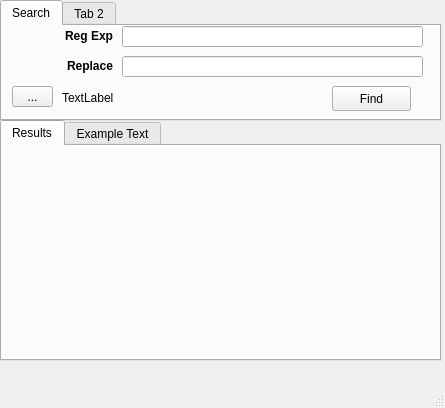
<?xml version="1.0" encoding="UTF-8"?>
<ui version="4.0">
 <class>MainWindow</class>
 <widget class="QMainWindow" name="MainWindow">
  <property name="geometry">
   <rect>
    <x>0</x>
    <y>0</y>
    <width>445</width>
    <height>408</height>
   </rect>
  </property>
  <property name="windowTitle">
   <string>MainWindow</string>
  </property>
  <widget class="QWidget" name="centralwidget">
   <widget class="QTabWidget" name="tabWidget">
    <property name="geometry">
     <rect>
      <x>0</x>
      <y>120</y>
      <width>441</width>
      <height>241</height>
     </rect>
    </property>
    <property name="currentIndex">
     <number>0</number>
    </property>
    <widget class="QWidget" name="tab_results">
     <attribute name="title">
      <string>Results</string>
     </attribute>
    </widget>
    <widget class="QWidget" name="tab_example">
     <attribute name="title">
      <string>Example Text</string>
     </attribute>
     <widget class="QTextEdit" name="textEdit">
      <property name="geometry">
       <rect>
        <x>0</x>
        <y>10</y>
        <width>411</width>
        <height>161</height>
       </rect>
      </property>
     </widget>
    </widget>
   </widget>
   <widget class="QTabWidget" name="tabWidget_2">
    <property name="geometry">
     <rect>
      <x>0</x>
      <y>0</y>
      <width>441</width>
      <height>121</height>
     </rect>
    </property>
    <property name="currentIndex">
     <number>0</number>
    </property>
    <widget class="QWidget" name="tab">
     <attribute name="title">
      <string>Search</string>
     </attribute>
     <widget class="QLineEdit" name="lineEdit">
      <property name="geometry">
       <rect>
        <x>120</x>
        <y>0</y>
        <width>301</width>
        <height>21</height>
       </rect>
      </property>
     </widget>
     <widget class="QLineEdit" name="lineEdit_2">
      <property name="geometry">
       <rect>
        <x>120</x>
        <y>30</y>
        <width>301</width>
        <height>21</height>
       </rect>
      </property>
     </widget>
     <widget class="QLabel" name="label_main_top">
      <property name="geometry">
       <rect>
        <x>10</x>
        <y>2</y>
        <width>101</width>
        <height>16</height>
       </rect>
      </property>
      <property name="font">
       <font>
        <weight>75</weight>
        <bold>true</bold>
       </font>
      </property>
      <property name="text">
       <string>Reg Exp</string>
      </property>
      <property name="alignment">
       <set>Qt::AlignRight|Qt::AlignTrailing|Qt::AlignVCenter</set>
      </property>
     </widget>
     <widget class="QLabel" name="label__main_bottom">
      <property name="geometry">
       <rect>
        <x>10</x>
        <y>32</y>
        <width>101</width>
        <height>16</height>
       </rect>
      </property>
      <property name="font">
       <font>
        <weight>75</weight>
        <bold>true</bold>
       </font>
      </property>
      <property name="text">
       <string>Replace</string>
      </property>
      <property name="alignment">
       <set>Qt::AlignRight|Qt::AlignTrailing|Qt::AlignVCenter</set>
      </property>
     </widget>
     <widget class="QLabel" name="label_folder">
      <property name="geometry">
       <rect>
        <x>60</x>
        <y>64</y>
        <width>261</width>
        <height>16</height>
       </rect>
      </property>
      <property name="text">
       <string>TextLabel</string>
      </property>
     </widget>
     <widget class="QToolButton" name="toolButton">
      <property name="geometry">
       <rect>
        <x>10</x>
        <y>60</y>
        <width>41</width>
        <height>21</height>
       </rect>
      </property>
      <property name="text">
       <string>...</string>
      </property>
      <property name="toolButtonStyle">
       <enum>Qt::ToolButtonIconOnly</enum>
      </property>
     </widget>
     <widget class="QPushButton" name="pushButton_find">
      <property name="geometry">
       <rect>
        <x>330</x>
        <y>60</y>
        <width>79</width>
        <height>25</height>
       </rect>
      </property>
      <property name="text">
       <string>Find</string>
      </property>
     </widget>
    </widget>
    <widget class="QWidget" name="tab_2">
     <attribute name="title">
      <string>Tab 2</string>
     </attribute>
    </widget>
   </widget>
  </widget>
  <widget class="QMenuBar" name="menubar">
   <property name="geometry">
    <rect>
     <x>0</x>
     <y>0</y>
     <width>445</width>
     <height>20</height>
    </rect>
   </property>
  </widget>
  <widget class="QStatusBar" name="statusbar"/>
 </widget>
 <resources/>
 <connections/>
</ui>
